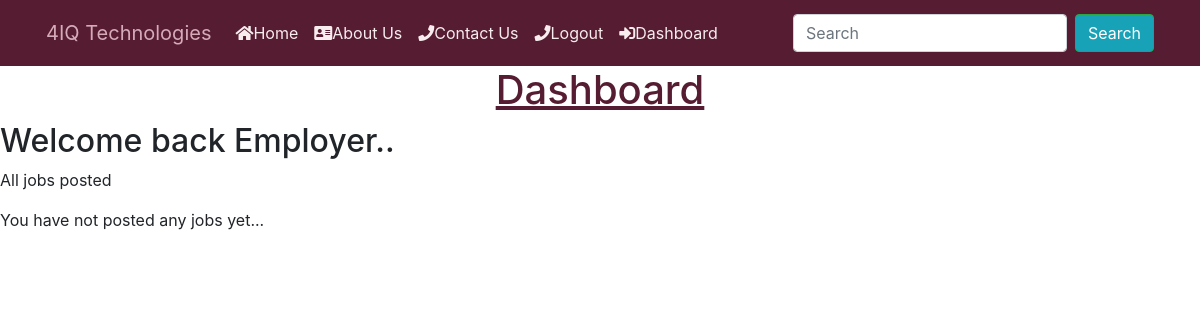
/users/dashboard (signed in), run on an earlier commit of the app's database.
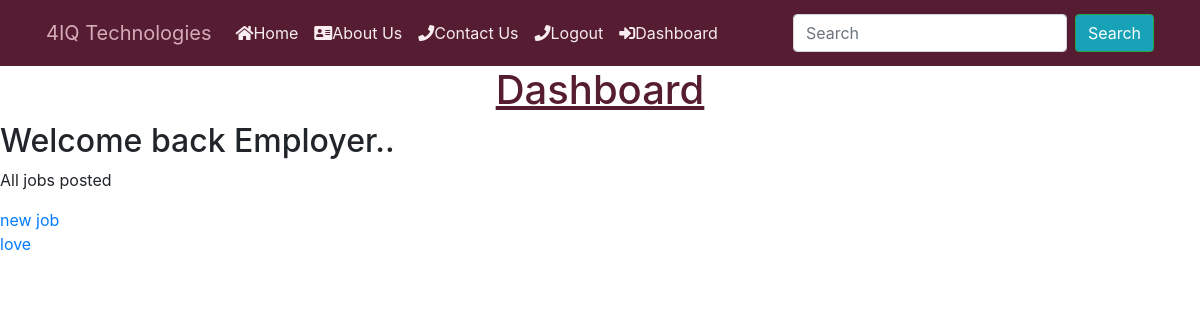
And on a later commit of the database.
### job/models.py (models this page shows, shortened)
class Job(models.Model):
    title = models.CharField(max_length=50)
    created_at = models.DateTimeField(auto_now_add=True)
    skillset_required = models.TextField(max_length=200)
    about_job = models.TextField(blank=True, null=True)
    experience = models.CharField(max_length=50,null=True)
    salary = models.CharField(max_length=50,null=True)
    deadline = models.CharField(max_length=50,null=True)
    created_by = models.ForeignKey(User,
                                   related_name="jobs",
                                   on_delete=models.CASCADE)
    class Meta:
        ordering = ['-created_at']

### users/views.py (the view)
# urls.py: path("dashboard", views.dashboard, name="dashboard"),
@login_required
def dashboard(request):
   return render ( request,'dashboard.html' ,{'userprofile': request.user.userprofile})

### users/templates/dashboard.html (shortened to what this page needs)
{% include 'header.html' %} {% block content %}
<h1 class="title">
  <center style="text-decoration: underline; color: #561c32">Dashboard</center>
</h1>
{% if userprofile.is_employer %}
<h2 class="subtitle">Welcome back Employer..</h2>
<p>All jobs posted</p>
{% for job in request.user.jobs.all %}
<div class="job">
  <a href="{% url 'users:view_dashboard_job' job.id%}"> {{ job.title }} </a>
</div>
{% empty %}
<p>You have not posted any jobs yet...</p>
{% endfor %} {% endif %}
{% endblock %}

What changed in the data, as far as the page shows it:
added Job: title "new job"
added Job: title "love"
Also different on the page:
text no longer shown: "You have not posted any jobs yet..."
